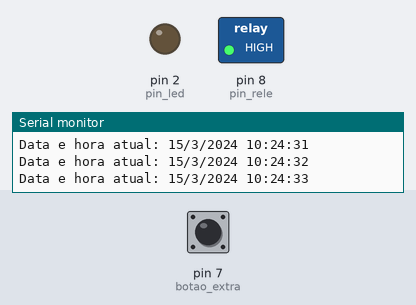
A sketch run on a simulated Arduino Uno, built with avr-gcc and run on an emulated ATmega328P. On the bench: switched loads named in the sketch (green lamp = pin HIGH), output pins drawn as LEDs (lit = HIGH), the last lines printed to the serial monitor. Inputs (shaded band) come from the test bench; at power-on: pin 7 (botao_extra) HIGH. The local clock reads 2024-03-15 10:24:30 at power-on unless the sketch sets it.

Above: at 3.8 s.
3.9 s: pin 7 (botao_extra) pulled LOW for 1.3 s
At 5.2 s:
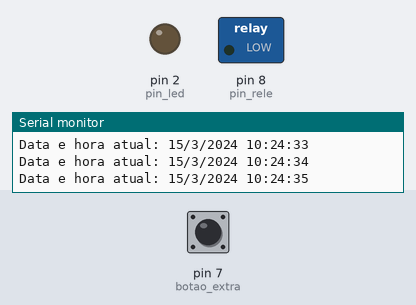
Timing chart, 0 to 6.9 s (numbered marks = the images above; inputs shaded):
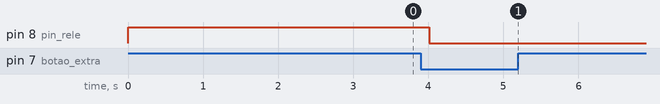

The sketch:

Projeto_bomba_aquario_rtc.ino
```cpp
/*

 Programa do acionador da bomba do aquario usando o modulo RTC
 Autor: d4nkali 01/02/2023 ver.(3.0 \ 11/03/2023)

  Localização dos pinos no Arduino UNO/NANO

   Rele:

   VCC = 5V
   GND = GND
   IN = 8

   RTC DS1307 ou RTC 3231:

   VCC = 5V
   GND = GND
   SDA = A4 ou SDA
   SCL = A5 ou SCL

   Botao de emergencia:

   Pino da esquerda = 7
   Pino da direita = GND

   Alimentação:

   VIN ou Pino de Alimentação e em ambos os casos alimentar entre 9 a 12V

  Localização dos pinos do rele:

   NO = Vai do rele ao motor (fase)
   COM = Vai da tomada (fase) para o rele

*/

// Inclusão das Bibliotecas

  #include <Wire.h>
  #include "RTClib.h"

// Criando variaveis dos componentes, dos horarios de acionamento e dos horarios para impedir o desligamento

 // Componentes

  const int pin_rele = 8; // Define o pino 8 para o rele
  const int botao_extra = 7; // Define o pino 7 para o botao de emergencia
  const int pin_led = 2; // Define o pino 2 para o led

 // Horario Manhã

  const int hora_ligar_1 = 8; // Define a hora que o rele ira acionar
  const int minuto_ligar_1 = 0; // Define o minuto que o rele ira acionar
  const int hora_desligar_1 = 12; // Define a hora que o rele ira desligar
  const int minuto_desligar_1 = 0; // Define o minuto que o rele ira desligar

 // Horario Tarde

  const int hora_ligar_2 = 14; // Define a hora que o rele ira acionar
  const int minuto_ligar_2 = 0; // Define o minuto que o rele ira acionar
  const int hora_desligar_2 = 17; // Define a hora que o rele ira desligar
  const int minuto_desligar_2 = 0; // Define o minuto que o rele ira desligar

 // Desligamento completo

  const int hora_desligar_3 = 20; // Define a hora que o rele ira desligar
  const int minuto_desligar_3 = 0; // Define o minuto que o rele ira desligar

// Escolhe qual o modulo vai ser usado comentando ou descomentando

 RTC_DS1307 rtc; // Modulo rtc DS1307
 //RTC_DS3231 rtc; // Modulo rtc DS3132

void setup () { // Configurações iniciais

  Serial.begin(9600); // Inicia a comunicação serial

  Wire.begin(); // Inicia a comunicação I2C no arduino

  rtc.begin(); // Inicia a comunicação do modulo

  if (! rtc.isrunning()) { // Se o rtc iniciar, então:

    Serial.println("MODULO RTC NÃO INICIOU CORRETAMENTE!"); // Caso não inicie imprimir no serial: "MODULO RTC NÃO INICIOU CORRETAMENTE!"

    //rtc.adjust(DateTime(F(__DATE__), F(__TIME__))); // Ajuste automatico do RTC

    //rtc.adjust(DateTime(2023, 5, 3, 19, 12, 00)); // Ajuste manual do RTC para a data e hora definida pelo usuario sendo o formato AAAA/MM/DD HH/mm/SS.
    //OBS: Quando for a primeira vez ou quando acabar a bateria, configure o RTC para data e hora atual descomentando a linha; quando terminar comnte na linha novamente

  }

  pinMode(pin_rele, OUTPUT); //Coloca o pino do rele como saída
  pinMode(botao_extra, INPUT_PULLUP); //Coloca o botao de emergencia como entrada
  digitalWrite(pin_rele, HIGH); //Inicia o rele como desligado
  pinMode(pin_led, OUTPUT); //Coloca o led como saída

}

void loop() { // Programação central do arduino

// Impressão no monitor serial da data e hora do modulo RTC

  DateTime now = rtc.now(); // Ler a hora e a data do modulo para imprimir no serial
  Serial.print("Data e hora atual: ");  // Imprime a mensagem: "Data e hora atual: "
  Serial.print(now.day(), DEC); // Imprime o dia
  Serial.print('/'); // Imprime (/)
  Serial.print(now.month(), DEC); // Imprime o mes
  Serial.print('/'); // Imprime (/)
  Serial.print(now.year(), DEC);  // Imprime o ano
  Serial.print(' ');  // Da espaço
  Serial.print(now.hour(), DEC);  // Imprime a hora
  Serial.print(':');  // Imprime (:)
  Serial.print(now.minute(), DEC); // Imprime o minuto
  Serial.print(':'); // Imprime (:)
  Serial.print(now.second(), DEC);  // Imprime os segundos
  Serial.println(); // Repetir quando atualizar a hora
  delay(1000); // Esperar 1 segundo

// Programação da parte dos acionamentos dos horarios

 // Acionamento da Manhã

  if (now.hour() == hora_ligar_1 && now.minute() == minuto_ligar_1) { // Se de essa hora, então:

    digitalWrite(pin_rele, LOW); // Aciona o rele

  }

  else if (now.hour() == hora_desligar_1 && now.minute() == minuto_desligar_1) { // Se de essa hora, então:

    digitalWrite(pin_rele, HIGH); // Desaciona o rele

  }

 // Acionamento da Tarde

  else if (now.hour() == hora_ligar_2 && now.minute() == minuto_ligar_2) { // Se de essa hora, então:

    digitalWrite(pin_rele, LOW); // Aciona o rele

  }

  else if (now.hour() == hora_desligar_2 && now.minute() == minuto_desligar_2) { // Se de essa hora, então:

    digitalWrite(pin_rele, HIGH); // Desaciona o rele

  }

 // Encerramento de emergencia

  else if (now.hour() == hora_desligar_3 && now.minute() == minuto_desligar_3) { // Se de essa hora, então:

    digitalWrite(pin_rele, HIGH); // Desaciona o rele

  }

// Acionamento do botao de emergencia para caso de queda de energia durante o horario do programa

 if(digitalRead(botao_extra) == LOW) { // Se o botao for precionado, então

   digitalWrite(pin_rele, LOW); // Aciona o rele

  }

}

// FIM!
```

Measured:
- after the input at 3.9 s, pin 8 (pin_rele): HIGH → LOW after 0.11 s
